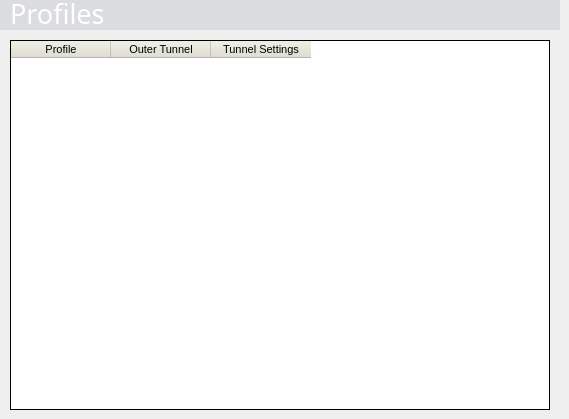
    <widget class="QWidget" name="profileList" >
     <widget class="QFrame" name="ProfileTableHeaderFrame" >
      <property name="geometry" >
       <rect>
        <x>0</x>
        <y>0</y>
        <width>560</width>
        <height>30</height>
       </rect>
      </property>
      <property name="minimumSize" >
       <size>
        <width>560</width>
        <height>30</height>
       </size>
      </property>
      <property name="maximumSize" >
       <size>
        <width>560</width>
        <height>30</height>
       </size>
      </property>
      <property name="palette" >
       <palette>
        <active>
         <colorrole role="Base" >
          <brush brushstyle="SolidPattern" >
           <color alpha="255" >
            <red>255</red>
            <green>255</green>
            <blue>255</blue>
           </color>
          </brush>
         </colorrole>
         <colorrole role="Window" >
          <brush brushstyle="SolidPattern" >
           <color alpha="255" >
            <red>219</red>
            <green>220</green>
            <blue>222</blue>
           </color>
          </brush>
         </colorrole>
        </active>
        <inactive>
         <colorrole role="Base" >
          <brush brushstyle="SolidPattern" >
           <color alpha="255" >
            <red>255</red>
            <green>255</green>
            <blue>255</blue>
           </color>
          </brush>
         </colorrole>
         <colorrole role="Window" >
          <brush brushstyle="SolidPattern" >
           <color alpha="255" >
            <red>219</red>
            <green>220</green>
            <blue>222</blue>
           </color>
          </brush>
         </colorrole>
        </inactive>
        <disabled>
         <colorrole role="Base" >
          <brush brushstyle="SolidPattern" >
           <color alpha="255" >
            <red>219</red>
            <green>220</green>
            <blue>222</blue>
           </color>
          </brush>
         </colorrole>
         <colorrole role="Window" >
          <brush brushstyle="SolidPattern" >
           <color alpha="255" >
            <red>219</red>
            <green>220</green>
            <blue>222</blue>
           </color>
          </brush>
         </colorrole>
        </disabled>
       </palette>
      </property>
      <property name="autoFillBackground" >
       <bool>true</bool>
      </property>
      <property name="frameShape" >
       <enum>QFrame::NoFrame</enum>
      </property>
      <property name="frameShadow" >
       <enum>QFrame::Plain</enum>
      </property>
      <property name="lineWidth" >
       <number>0</number>
      </property>
      <widget class="QLabel" name="ProfileTableHeaderText" >
       <property name="geometry" >
        <rect>
         <x>10</x>
         <y>-5</y>
         <width>480</width>
         <height>35</height>
        </rect>
       </property>
       <property name="minimumSize" >
        <size>
         <width>480</width>
         <height>35</height>
        </size>
       </property>
       <property name="maximumSize" >
        <size>
         <width>480</width>
         <height>35</height>
        </size>
       </property>
       <property name="palette" >
        <palette>
         <active>
          <colorrole role="WindowText" >
           <brush brushstyle="SolidPattern" >
            <color alpha="255" >
             <red>255</red>
             <green>255</green>
             <blue>255</blue>
            </color>
           </brush>
          </colorrole>
         </active>
         <inactive>
          <colorrole role="WindowText" >
           <brush brushstyle="SolidPattern" >
            <color alpha="255" >
             <red>255</red>
             <green>255</green>
             <blue>255</blue>
            </color>
           </brush>
          </colorrole>
         </inactive>
         <disabled>
          <colorrole role="WindowText" >
           <brush brushstyle="SolidPattern" >
            <color alpha="255" >
             <red>119</red>
             <green>119</green>
             <blue>119</blue>
            </color>
           </brush>
          </colorrole>
         </disabled>
        </palette>
       </property>
       <property name="font" >
        <font>
         <family>Utah MT</family>
         <pointsize>20</pointsize>
         <weight>50</weight>
         <bold>false</bold>
        </font>
       </property>
       <property name="lineWidth" >
        <number>0</number>
       </property>
       <property name="text" >
        <string>Profiles</string>
       </property>
       <property name="alignment" >
        <set>Qt::AlignLeading|Qt::AlignLeft|Qt::AlignTop</set>
       </property>
       <property name="indent" >
        <number>0</number>
       </property>
      </widget>
     </widget>
     <widget class="QTableWidget" name="profileTable" >
      <property name="geometry" >
       <rect>
        <x>10</x>
        <y>40</y>
        <width>540</width>
        <height>370</height>
       </rect>
      </property>
      <property name="minimumSize" >
       <size>
        <width>540</width>
        <height>370</height>
       </size>
      </property>
      <property name="maximumSize" >
       <size>
        <width>540</width>
        <height>370</height>
       </size>
      </property>
      <property name="palette" >
       <palette>
        <active>
         <colorrole role="Button" >
          <brush brushstyle="SolidPattern" >
           <color alpha="255" >
            <red>227</red>
            <green>226</green>
            <blue>210</blue>
           </color>
          </brush>
         </colorrole>
         <colorrole role="Base" >
          <brush brushstyle="SolidPattern" >
           <color alpha="255" >
            <red>255</red>
            <green>255</green>
            <blue>255</blue>
           </color>
          </brush>
         </colorrole>
         <colorrole role="Window" >
          <brush brushstyle="SolidPattern" >
           <color alpha="255" >
            <red>255</red>
            <green>255</green>
            <blue>255</blue>
           </color>
          </brush>
         </colorrole>
        </active>
        <inactive>
         <colorrole role="Button" >
          <brush brushstyle="SolidPattern" >
           <color alpha="255" >
            <red>227</red>
            <green>226</green>
            <blue>210</blue>
           </color>
          </brush>
         </colorrole>
         <colorrole role="Base" >
          <brush brushstyle="SolidPattern" >
           <color alpha="255" >
            <red>255</red>
            <green>255</green>
            <blue>255</blue>
           </color>
          </brush>
         </colorrole>
         <colorrole role="Window" >
          <brush brushstyle="SolidPattern" >
           <color alpha="255" >
            <red>255</red>
            <green>255</green>
            <blue>255</blue>
           </color>
          </brush>
         </colorrole>
        </inactive>
        <disabled>
         <colorrole role="Button" >
          <brush brushstyle="SolidPattern" >
           <color alpha="255" >
            <red>227</red>
            <green>226</green>
            <blue>210</blue>
           </color>
          </brush>
         </colorrole>
         <colorrole role="Base" >
          <brush brushstyle="SolidPattern" >
           <color alpha="255" >
            <red>255</red>
            <green>255</green>
            <blue>255</blue>
           </color>
          </brush>
         </colorrole>
         <colorrole role="Window" >
          <brush brushstyle="SolidPattern" >
           <color alpha="255" >
            <red>255</red>
            <green>255</green>
            <blue>255</blue>
           </color>
          </brush>
         </colorrole>
        </disabled>
       </palette>
      </property>
      <property name="font" >
       <font>
        <pointsize>8</pointsize>
       </font>
      </property>
      <property name="autoFillBackground" >
       <bool>true</bool>
      </property>
      <property name="frameShape" >
       <enum>QFrame::Box</enum>
      </property>
      <property name="frameShadow" >
       <enum>QFrame::Plain</enum>
      </property>
      <property name="selectionMode" >
       <enum>QAbstractItemView::SingleSelection</enum>
      </property>
      <property name="selectionBehavior" >
       <enum>QAbstractItemView::SelectRows</enum>
      </property>
      <property name="sortingEnabled" >
       <bool>true</bool>
      </property>
      <column>
       <property name="text" >
        <string>Profile</string>
       </property>
      </column>
      <column>
       <property name="text" >
        <string>Outer Tunnel</string>
       </property>
      </column>
      <column>
       <property name="text" >
        <string>Tunnel Settings</string>
       </property>
      </column>
     </widget>
    </widget>
